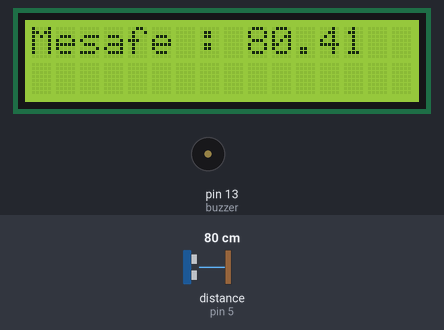
A sketch run on a simulated Arduino Uno, built with avr-gcc and run on an emulated ATmega328P. Parts: 16×2 character LCD, buzzer (waves = sounding). Inputs (shaded band) come from the test bench; at power-on: distance to the obstacle (sensor on pin 5) 80 cm. The echo pulse lasts 58.3 µs per cm.

Above: at 1.2 s.
1.3 s: distance to the obstacle (sensor on pin 5) set to 42 cm
At 1.94 s:
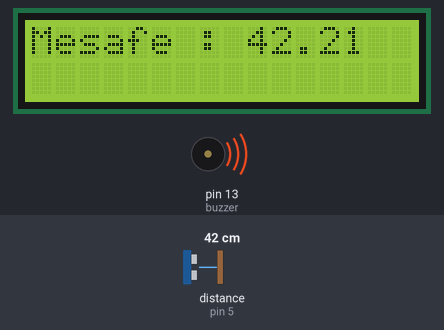
4.3 s: distance to the obstacle (sensor on pin 5) set to 37 cm
At 5.14 s:
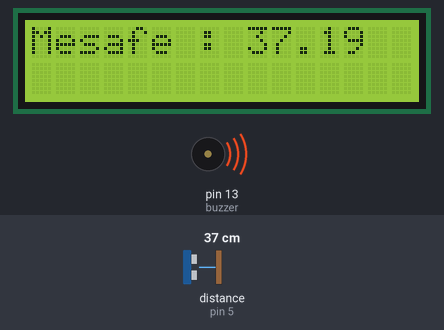
7.3 s: distance to the obstacle (sensor on pin 5) set to 250 cm
At 8.4 s:
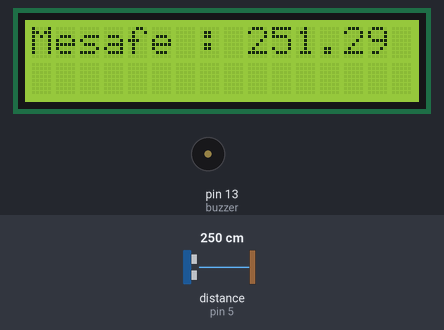
9.0 s: distance to the obstacle (sensor on pin 5) set to 294 cm
At 10.5 s:
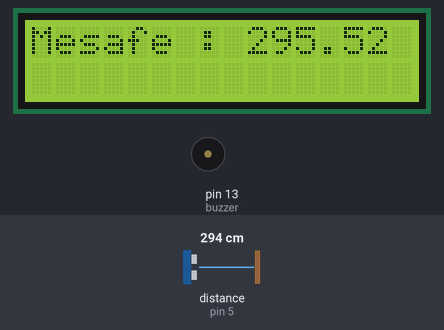
11.1 s: distance to the obstacle (sensor on pin 5) set to 299 cm
At 11.99 s:
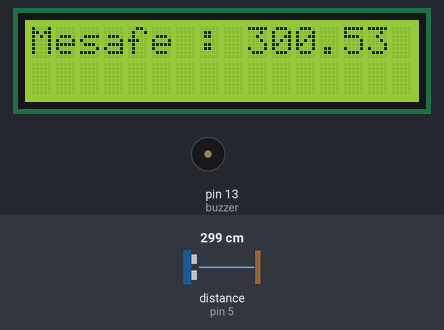
Timing chart, 0 to 14.1 s (numbered marks = the images above; inputs shaded):
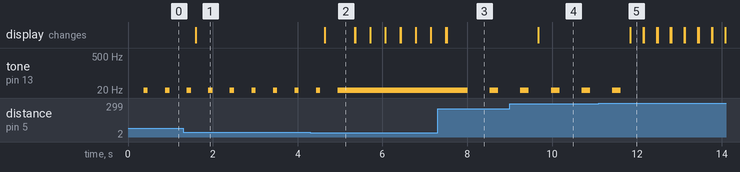

Measured:
- the behaviour switches between 40 and 39 cm on distance to the obstacle (sensor on pin 5) (found by bisection; images 1 and 2)
- the behaviour switches between 298 and 299 cm on distance to the obstacle (sensor on pin 5) (found by bisection; images 4 and 5)
- after the input at 1.3 s, the display: changes after 0.30 s (image 1)
- after the input at 4.3 s, tone on pin 13 (buzzer): goes on until 4.9 s, then stays 15 Hz; the display: changes after 0.34 s (image 2)
- after the input at 7.3 s, tone on pin 13 (buzzer): 15 Hz → silent after 0.71 s, → 15 Hz 0.52 s later, → silent 0.20 s later; the display: first differs from a run without the input after 0.21 s (image 3)
- after the input at 9.0 s, the display: changes after 0.67 s (image 4)
- after the input at 11.1 s, tone on pin 13 (buzzer): goes on until 11.6 s, then stays silent; the display: changes after 0.74 s (image 5)
- by itself, tone on pin 13 (buzzer): alternates 15 Hz for 0.10 s and silent for 0.41 s

The sketch:

odev3.2.ino
```cpp
#include <LiquidCrystal.h>

LiquidCrystal lcd(12,11,10,9,8,7);
int eko = 5;
int tetikleme = 6;
int buzzer = 13;

float sure, mesafe;

void setup() {
  pinMode(eko,INPUT);
  pinMode(tetikleme,OUTPUT);
  pinMode(buzzer,OUTPUT);
  lcd.begin(16,2);
}

void loop() {
  digitalWrite(tetikleme,LOW); //İlk olarak trip pinimizi low durumunda başlatıyoruz.
  delayMicroseconds(5); //5 Mikrosaniye(saniyenin milyonda biri) beklemesini belirtiyoruz.
  digitalWrite(tetikleme, HIGH); //Daha sonra pinimizin ses dalgası göndermesi için emir veriyoruz.
  delayMicroseconds(5);
  digitalWrite(tetikleme,LOW); //Yeni ses dalgası üretebilmesi için trig pinimizi pasif durumuna getiriyoruz.
  sure = pulseIn(eko, HIGH); //Gönderilen ses dalgasının geri dönmesindeki süre ölçülüyor.
  mesafe = (sure / 29) /2;

  lcd.setCursor(0,0);
  lcd.print("Mesafe :");
  lcd.setCursor(9,0);
  lcd.print(mesafe);

  delay(300);

  if (mesafe > 150 && mesafe <300 ){
 	tone(buzzer, 15); // 15 hertzlik sinyal gönderiyoruz.
    delay(200); // 200 ms de bir
	noTone(buzzer);	// sinyali kapatıyoruz
    delay(200);
  }else if (mesafe > 40 && mesafe <=150 ){
 	tone(buzzer, 15); // 15 hertzlik sinyal gönderiyoruz.
    delay(100); // 100 msde bir
    noTone(buzzer);	// sinyali kapatıyoruz
    delay(100);
  }else if(mesafe > 0 && mesafe <=40){
 	tone(buzzer, 15); // 15 hertzlik sinyal gönderiyoruz.
    delay(50);
  }

  lcd.clear();

}
```
